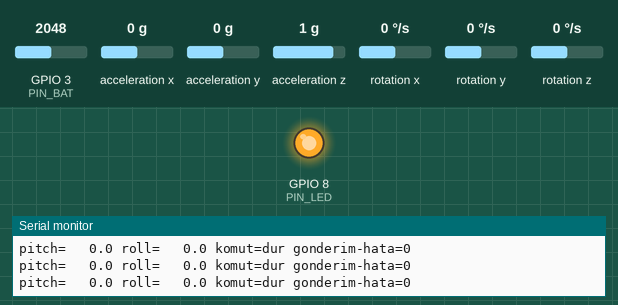
The program below on a simulated ESP32-C3. Parts: output pins drawn as LEDs (lit = HIGH), the last lines printed to the serial monitor. Wiring (inferred from the names in the program): MPU-6050 motion sensor at I2C address 0x68. The inputs (shaded band) are chosen by the test bench; at power-on: acceleration x 0 g, GPIO 3 (PIN_BAT) = 2048, acceleration y 0 g, acceleration z 1 g, rotation x 0 °/s, rotation y 0 °/s, rotation z 0 °/s.

Above: at 3.2 s.
3.3 s: acceleration x set to -0.3 g
6.0 s: acceleration x set to -0.6 g
At 7.5 s:
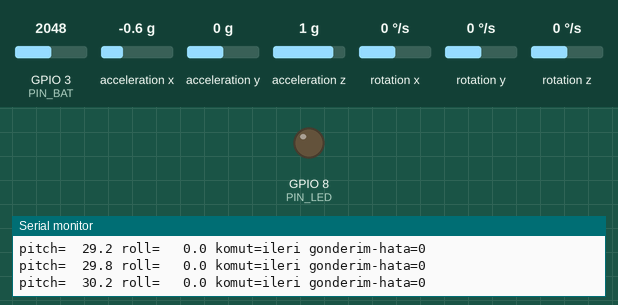
Timing chart, 0 to 9.0 s (numbered marks = the images above; inputs shaded):
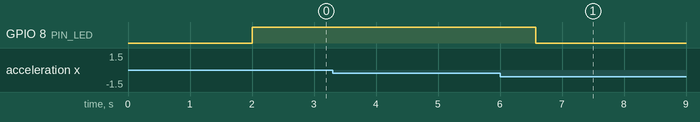

Measured:
- the behaviour switches between -0.4 and -0.5 g on acceleration x (found by bisection; images 0 and 1)
- after the input at 6.0 s, GPIO 8 (PIN_LED): HIGH → LOW after 0.58 s

The program:

main.cpp
```cpp
// CDTP eldiven firmware'i (ESP32-C3 Super Mini).
// El sirtindaki MPU6050'den egimi 50 Hz okur, bes komuta cevirir, 20 Hz ESP-NOW ile robota yollar.
// Acilista el 2 s duz tutulur: o durus "notr" kabul edilir.
#include <Arduino.h>
#include <WiFi.h>
#include <Wire.h>
#include <esp_now.h>
#include <esp_wifi.h>

#include "gesture.h"
#include "protocol.h"

using namespace cdtp;

// ---- Ayarlar ----
// Robotun MAC adresi (robot acilista seri porta yazar). Hepsi 0xFF ise yayin yapilir;
// robot yine yalniz TEAM_KEY'li paketi kabul eder.
static uint8_t ROBOT_MAC[6] = {0xFF, 0xFF, 0xFF, 0xFF, 0xFF, 0xFF};
constexpr uint8_t CHANNEL = 1;
constexpr int PIN_SDA = 6, PIN_SCL = 7, PIN_BAT = 3, PIN_LED = 8;  // LED aktif dusuk
// MPU6050 karti el sirtinda duz, X ekseni parmaklara dogru. Isaretler seri cikistan dogrulanir:
// eli one eg -> pitch artmali; eli saga yatir -> roll artmali. Ters ise asagidaki isareti cevirin.
constexpr float PITCH_SIGN = 1.0f, ROLL_SIGN = 1.0f;

static GestureClassifier gesture;
static float pitch = 0, roll = 0, pitch0 = 0, roll0 = 0;
static float gbx = 0, gby = 0;
static uint16_t seq = 0;
static volatile uint32_t sendFail = 0;

static void mpuWrite(uint8_t r, uint8_t v) {
  Wire.beginTransmission(0x68);
  Wire.write(r);
  Wire.write(v);
  Wire.endTransmission();
}
static bool mpuRead(float a[3], float g[3]) {
  Wire.beginTransmission(0x68);
  Wire.write(0x3B);
  if (Wire.endTransmission(false) != 0) return false;
  if (Wire.requestFrom(0x68, 14) != 14) return false;
  uint8_t b[14];
  for (int i = 0; i < 14; ++i) b[i] = Wire.read();
  auto w = [&](int i) { return (int16_t)((b[i] << 8) | b[i + 1]); };
  for (int i = 0; i < 3; ++i) {
    a[i] = w(i * 2) / 8192.0f;           // g
    g[i] = w(8 + i * 2) / 65.5f;         // deg/s
  }
  return true;
}

static void updateAngles(float dt) {
  float a[3], g[3];
  if (!mpuRead(a, g)) return;
  const float ap = atan2f(-a[0], a[2]) / DEG;  // parmaklar asagi -> +
  const float ar = atan2f(a[1], a[2]) / DEG;   // sag taraf asagi -> +
  // tumleyen filtre (50 Hz): 0,96 jiroskop
  pitch = 0.96f * (pitch + (g[1] - gby) * dt) + 0.04f * ap;
  roll = 0.96f * (roll + (g[0] - gbx) * dt) + 0.04f * ar;
}

#if ESP_ARDUINO_VERSION_MAJOR >= 3
static void onSent(const wifi_tx_info_t*, esp_now_send_status_t s) {
#else
static void onSent(const uint8_t*, esp_now_send_status_t s) {
#endif
  if (s != ESP_NOW_SEND_SUCCESS) sendFail = sendFail + 1;
}

static int batteryPct() {
  float v = analogReadMilliVolts(PIN_BAT) * 0.002f;  // 100k/100k bolucu
  return (int)constrain((v - 3.4f) / (4.15f - 3.4f) * 100.0f, 0.0f, 100.0f);
}

void setup() {
  Serial.begin(115200);
  pinMode(PIN_LED, OUTPUT);
  digitalWrite(PIN_LED, LOW);
  analogSetPinAttenuation(PIN_BAT, ADC_11db);
  Wire.begin(PIN_SDA, PIN_SCL, 400000);
  mpuWrite(0x6B, 0x01);
  mpuWrite(0x1A, 0x04);  // DLPF ~20 Hz: el titremesini suzer
  mpuWrite(0x1B, 0x08);  // +-500 deg/s
  mpuWrite(0x1C, 0x08);  // +-4 g

  // notr kalibrasyon: 2 s el duz ve sabit
  Serial.println("Eli 2 s duz ve sabit tutun...");
  float sx = 0, sy = 0, a[3], g[3];
  int n = 0;
  for (uint32_t t0 = millis(); millis() - t0 < 2000; delay(10)) {
    if (!mpuRead(a, g)) continue;
    sx += g[0];
    sy += g[1];
    pitch = atan2f(-a[0], a[2]) / DEG;
    roll = atan2f(a[1], a[2]) / DEG;
    ++n;
  }
  if (n) { gbx = sx / n; gby = sy / n; }
  pitch0 = pitch;
  roll0 = roll;
  Serial.printf("notr: pitch=%.1f roll=%.1f\n", pitch0, roll0);

  WiFi.mode(WIFI_STA);
  WiFi.disconnect();
  esp_wifi_set_channel(CHANNEL, WIFI_SECOND_CHAN_NONE);
  esp_now_init();
  esp_now_register_send_cb(onSent);
  esp_now_peer_info_t peer = {};
  memcpy(peer.peer_addr, ROBOT_MAC, 6);
  peer.channel = CHANNEL;
  peer.encrypt = false;
  esp_now_add_peer(&peer);
  digitalWrite(PIN_LED, HIGH);
}

void loop() {
  static uint32_t last = millis(), lastSend = 0, lastPrint = 0;
  static int tick = 0;
  const uint32_t now = millis();
  if (now - last < 20) return;  // 50 Hz
  const float dt = (now - last) * 0.001f;
  last = now;
  updateAngles(dt);
  const float p = PITCH_SIGN * (pitch - pitch0), r = ROLL_SIGN * (roll - roll0);
  const Cmd c = gesture.update(p, r, dt);

  if (now - lastSend >= 50) {  // 20 Hz
    lastSend = now;
    GlovePacket pk{};
    pk.cmd = (uint8_t)c;
    pk.seq = seq++;
    pk.pitchDeg = (int8_t)constrain(p, -127.0f, 127.0f);
    pk.rollDeg = (int8_t)constrain(r, -127.0f, 127.0f);
    static uint8_t bat = batteryPct();
    if (++tick % 20 == 0) bat = batteryPct();
    pk.batPct = bat;
    sealPacket(pk);
    esp_now_send(ROBOT_MAC, (const uint8_t*)&pk, sizeof pk);
  }
  // LED: dur'da sabit sonuk, komutta yanar
  digitalWrite(PIN_LED, c == Cmd::STOP ? HIGH : LOW);
  if (now - lastPrint >= 200) {
    lastPrint = now;
    Serial.printf("pitch=%6.1f roll=%6.1f komut=%s gonderim-hata=%lu\n", p, r, cmdName(c), (unsigned long)sendFail);
  }
}
```
